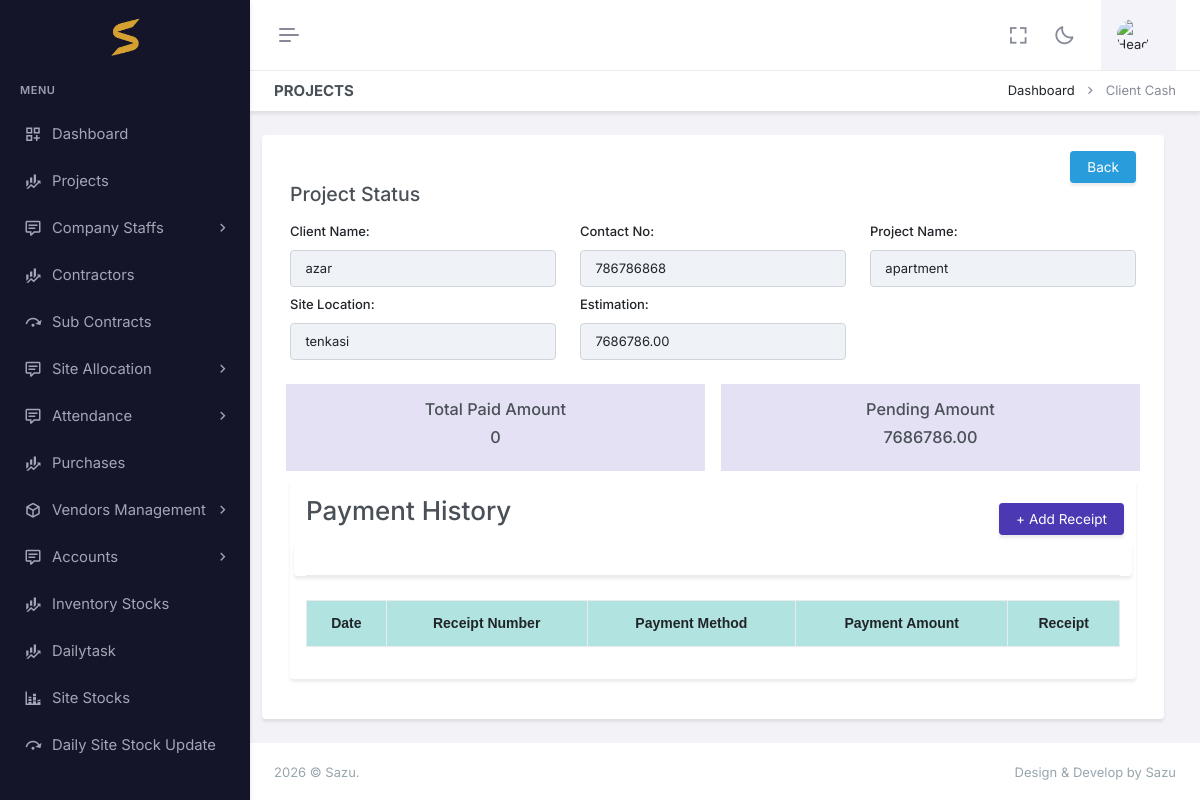
Screenshot of /clientcash/8/ with the database file from the repository.
### app/models.py (models this page shows, shortened)
class Project(models.Model):
    company=models.ForeignKey(Company, on_delete=models.CASCADE,null=True,blank=True)
    proj_id=models.CharField(max_length=100,null=True,blank=True)
    client = models.CharField(max_length=100,null=True,blank=True)
    contact_no = models.CharField(max_length=15,null=True,blank=True)
    address = models.CharField(max_length=255,null=True,blank=True)
    proj_name=models.CharField(max_length=100,null=True,blank=True)
    site_location=models.CharField(max_length=100,null=True,blank=True)
    incharge=models.ForeignKey(Employee, on_delete=models.CASCADE,null=True,blank=True)  #dropdown
    start_date=models.DateField(null=True,blank=True)
    end_date =models.DateField(null=True,blank=True)
    duration =models.ForeignKey(Duration, on_delete=models.CASCADE,null=True,blank=True)
    priority =models.ForeignKey(Priority, on_delete=models.CASCADE,null=True,blank=True)
    estimation=models.DecimalField(max_digits=10, decimal_places=2, default=0.0)
    modeldesign =models.FileField(upload_to="doc")
    aggeaments =models.FileField(upload_to="doc")
    proj_category = models.ForeignKey(ProjectCategory, on_delete=models.CASCADE,null=True,blank=True)
    status = models.ForeignKey(WorkStatus, on_delete=models.CASCADE,null=True,blank=True)
    description = models.TextField(null=True,blank=True)
    terms_conditions = models.TextField(null=True,blank=True)

### app/views.py (the view)
# urls.py: path('clientcash/<int:pk>/',views.clientcash,name='clientcash'),
def clientcash(request, pk):
    project = get_object_or_404(Project, pk=pk)
    payment_methods = PaymentMethod.objects.all()
    payment_history = PaymentHistory.objects.filter(project=project)
    total_paid_amount = payment_history.aggregate(total_paid=Sum('payment_amount'))['total_paid']
    total_paid_amount = total_paid_amount if total_paid_amount else 0
    pending_amount = project.estimation - total_paid_amount
    client_name = project.client
    contact_no = project.contact_no
    context = {
        'client_name': client_name,
        'contact_no': contact_no,
        'project': project,
        'payment_methods': payment_methods,
        'payment_history': payment_history,
        'total_paid_amount': total_paid_amount,
        'pending_amount': pending_amount,
    }
    return render(request, 'project/clientcash.html', context)

### app/context_processors.py (called while the page is built)
def my_env_var(request):
    return {
        'my_env_var': settings.JS_ENV
    }

### app/templates/project/clientcash.html (shortened to what this page needs)
{% extends "base.html" %}
{% load filters %}
{% load static %}
{% block header2 %}
<div id="layout-wrapper">
    <div class="main-content">
        <div class="page-content">
            <div class="container-fluid">
                <div class="row">
                    <div class="col-12">
                        <div class="page-title-box d-sm-flex align-items-center justify-content-between">
                            <h4 class="mb-sm-0">Projects</h4>
                            <div class="page-title-right">
                                <ol class="breadcrumb m-0">
                                    <li class="breadcrumb-item"><a href="javascript: void(0);">Dashboard</a></li>
                                    <li class="breadcrumb-item active">Client Cash</li>
                                </ol>
                            </div>
                        </div>
                    </div>
                </div>
                <div class="row">
                    <div class="row">
                        <div class="card">
                            <div class="card-body">
                                <div class="row">
                                    <div class="col text-end">
                                        <a class="btn btn-info btn-sm custom-button mr-3" href="{% url 'project' %}">
                                            Back </a>
                                    </div>
                                </div>
                                <h4>Project Status</h4>
                                <div class="row">
                                    <div class="col-md-4 mt-2">
                                        <label for="" class="form-label">Client Name:</label>
                                        <input type="text" class="form-control" name="client" value="{{client_name}}"
                                            disabled>
                                    </div>
                                    <div class="col-md-4 mt-2">
                                        <label for="" class="form-label">Contact No:</label>
                                        <input type="text" class="form-control" name="contact_no"
                                            value="{{ contact_no }}" disabled>
                                    </div>
                                    <div class="col-md-4 mt-2">
                                        <label for="" class="form-label">Project Name:</label>
                                        <input type="text" class="form-control" name="proj_name"
                                            value="{{ project.proj_name }}" disabled>
                                    </div>
                                    <div class="col-md-4 mt-2">
                                        <label for="" class="form-label">Site Location:</label>
                                        <input type="text" class="form-control" name="site_location"
                                            value="{{ project.site_location }}" disabled>
                                    </div>
                                    <div class="col-md-4 mt-2">
                                        <label for="" class="form-label">Estimation:</label>
                                        <input type="text" class="form-control" name="estimation"
                                            value="{{ project.estimation }}" disabled>
                                    </div>
                                </div>
                                <div class="row mt-3">
                                    <div class="col bg-primary-subtle p-3 text-center m-2">
                                        <h5> Total Paid Amount </h5>
                                        <h5>{{ total_paid_amount }}</h5>
                                    </div>
                                    <div class="col bg-primary-subtle p-3 text-center m-2">
                                        <h5> Pending Amount </h5>
                                        <h5>{{ pending_amount }}</h5>
                                    </div>
                                </div>
                                <div class="col-md-12">
                                    <div class="card">
                                        <div class="card-body">
                                            <div class="row">
                                                <div class="col">
                                                    <h2>Payment History</h2>
                                                </div>
                                                <div class="col text-end p-2">
                                                    <button type="button" class="btn btn-primary btn-sm custom-button"
                                                        data-bs-toggle="modal" data-bs-target=".bs-example-modal-lg">+
                                                        Add
                                                        Receipt</button>
                                                </div>
                                            </div>
                                            <div class="row">
                                                <div class="card">
                                                    <div class="card-header">
                                                    </div>
                                                </div>
                                            </div>
                                            <table class="table table-bordered">
                                                <thead>
                                                    <tr>
                                                        <th>Date</th>
                                                        <th>Receipt Number</th>
                                                        <th>Payment Method</th>
                                                        <th>Payment Amount</th>
                                                        <th>Receipt</th>
                                                    </tr>
                                                </thead>
                                            </table>
                                        </div>
                                    </div>
                                </div>
                            </div>
                        </div>
                    </div>
                </div>
            </div>
        </div>
        {% endblock header2 %}

### app/static/assets/css/table.css (style rules this page uses)
:root { --table-font-family: Arial, sans-serif; --table-font-size: 14px; }
table { width: 100%; border-collapse: collapse; font-family: var(--table-font-family); font-size: var(--table-font-size); }
th, td { border: 1px solid #ddd; padding: 10px; }
th { text-transform: capitalize; background-color: #f2f2f2; text-align: center !important; }
thead:first-child { background-color: #8ad5d3aa; }
th:first-letter { text-transform: uppercase; }

### app/templates/project/clientcash.html (style rules this page uses)
.custom-button { font-size: 0.85rem; padding: 0.30rem 1.00rem; }

### rows the page displays
Project: client "azar", contact_no "786786868", proj_name "apartment", site_location "tenkasi", estimation "7686786.00"

### other values shown
{{ total_paid_amount }} "0"
{{ pending_amount }} "7686786.00"
